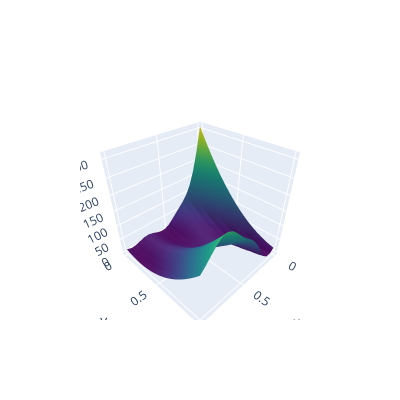

This figure's notebook cell:
### Code cell
import trieste
from trieste.utils.objectives import branin
from util.plotting_plotly import plot_function_plotly
from util.plotting import plot_function_2d, plot_bo_points
from trieste.models import create_model

search_space = trieste.space.Box([0, 0], [1, 1])

fig = plot_function_plotly(
    branin, search_space.lower, search_space.upper, grid_density=20
)
fig.update_layout(height=400, width=400)
fig.show()

### Figure 1 — Plotly figure (JSON) as saved in the notebook; plotly's stock layout.template omitted (floating-point values rounded to 4 significant figures; data arrays with more than 128 entries replaced by an {"elided": "..."} marker saying what was removed)
{"data": [{"colorscale": [[0, "#440154"], [0.1111, "#482878"], [0.2222, "#3e4989"], [0.3333, "#31688e"], [0.4444, "#26828e"], [0.5556, "#1f9e89"], [0.6667, "#35b779"], [0.7778, "#6ece58"], [0.8889, "#b5de2b"], [1, "#fde725"]], "opacity": 1, "scene": "scene", "showscale": false, "type": "surface", "x": {"elided": "20x20 float values"}, "y": {"elided": "20x20 float values"}, "z": {"elided": "20x20 float values"}}], "layout": {"height": 400, "scene": {"domain": {"x": [0, 1], "y": [0, 1]}}, "width": 400}}
